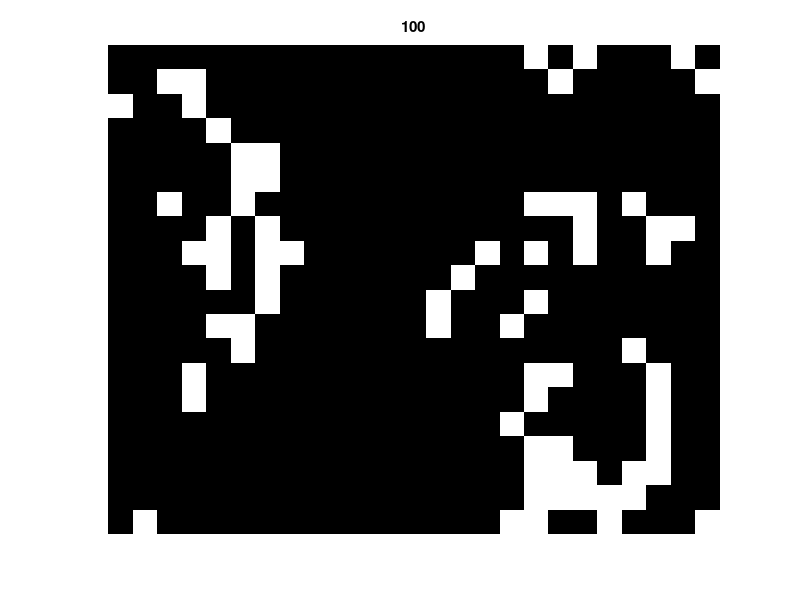

This chart was generated by the following MATLAB code:
% Any live cell with two or three live neighbours survives.
% Any dead cell with three live neighbours becomes a live cell.
% All other live cells die in the next generation. Similarly, all other dead cells stay dead.
clear
clf

N = 20; % number of rows
M = 25; % number of columns

rows = 1:N;
topRows = mod(rows-2,N)+1;
bottomRows = mod(rows,N)+1;

cols = 1:M;
leftCols = mod(cols-2,M)+1;
rightCols = mod(cols,M)+1;

grid = randi([0,1], N, M);
k = zeros(N, M, 8); % neighbours

imshow(grid)
axis('equal')
title('0')

for n = 1:100
  k(:,:,1) = grid(topRows, leftCols); % top left
  k(:,:,2) = grid(topRows, cols); % top
  k(:,:,3) = grid(topRows, rightCols); % top right
  k(:,:,4) = grid(rows, leftCols); % left
  k(:,:,5) = grid(rows, rightCols); % right
  k(:,:,6) = grid(bottomRows, leftCols); % bottom left
  k(:,:,7) = grid(bottomRows, cols); % bottom
  k(:,:,8) = grid(bottomRows, rightCols); % bottom right
  neighbours = sum(k,3);
  # Conways game of life
  grid = ((grid & neighbours==2) | neighbours==3 );
  # Display
  imshow(grid)
  title(n)
  drawnow
end
